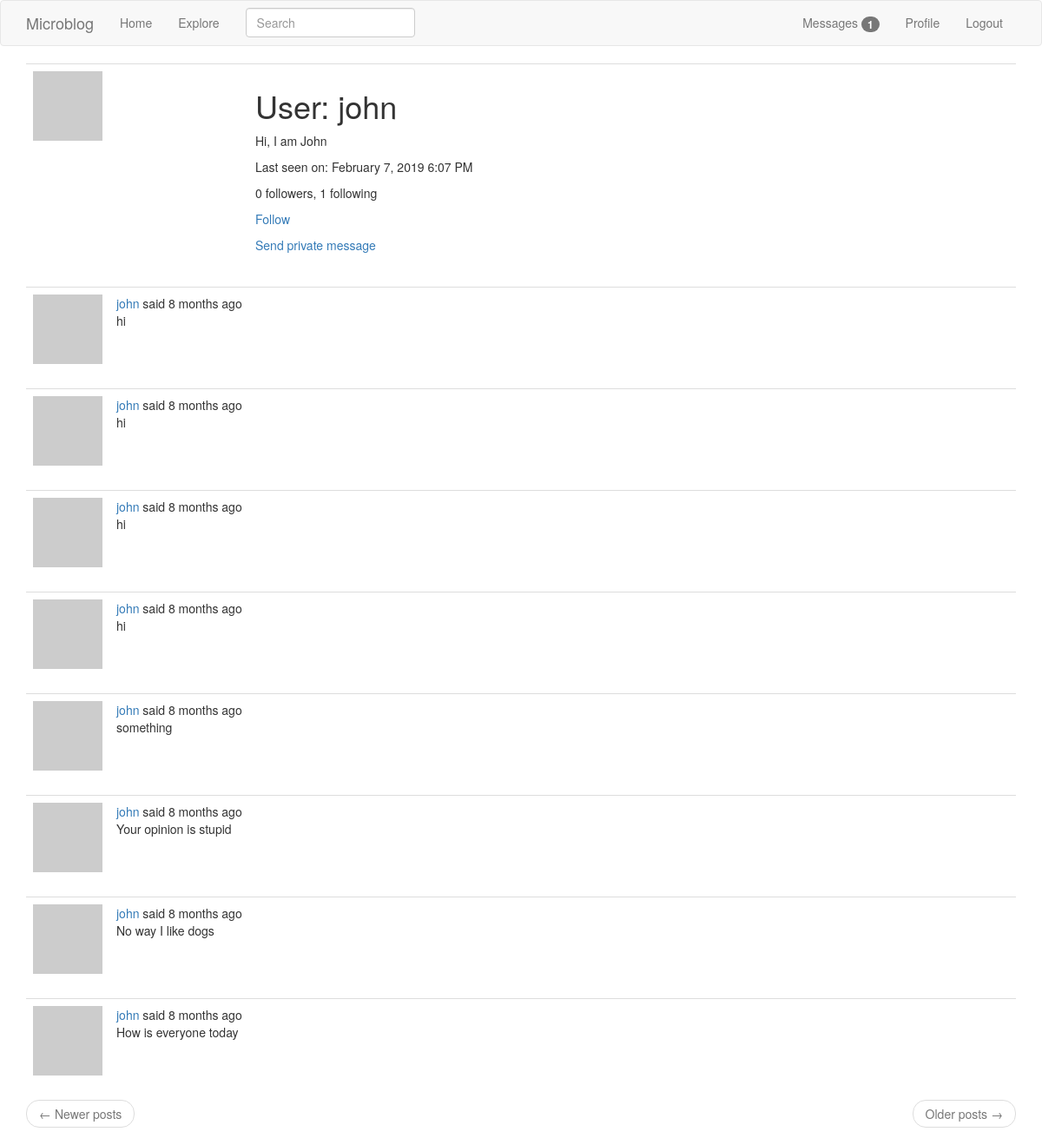
/user/john (signed in), run on the app's committed database.
### app/models.py (models this page shows, shortened)
class PaginatedAPIMixin(object):
    @staticmethod
    def to_collection_dict(query, page, per_page, endpoint, **kwargs):
        resources = query.paginate(page, per_page, False)
        data = {
            'items': [item.to_dict() for item in resources.items],
            '_meta': {
                'page': page,
                'per_page': per_page,
                'total_page': resources.pages,
                'total_items': resources.total
            },
            '_links': {
                'self': url_for(endpoint, page=page, per_page=per_page,
                                **kwargs),
                'next': url_for(endpoint, page=page + 1, per_page=per_page,
                                **kwargs) if resources.has_next else None,
                'prev': url_for(endpoint, page=page - 1, per_page=per_page,
                                **kwargs) if resources.has_prev else None
            }
        }
        return data

class User(PaginatedAPIMixin, UserMixin, db.Model):
    id = db.Column(db.Integer, primary_key=True)
    username = db.Column(db.String(64), index=True, unique=True)
    email = db.Column(db.String(120), index=True, unique=True)
    password_hash = db.Column(db.String(128))
    posts = db.relationship('Post', backref='author', lazy='dynamic')
    about_me = db.Column(db.String(140))
    last_seen = db.Column(db.DateTime, default=datetime.utcnow)
    followed = db.relationship(
        'User', secondary=followers,
        primaryjoin=(followers.c.follower_id == id),
        secondaryjoin=(followers.c.followed_id == id),
        backref=db.backref('followers', lazy='dynamic'), lazy='dynamic')
    messages_sent = db.relationship('Message', foreign_keys='Message.sender_id',
                                    backref='author', lazy='dynamic')
    messages_received = db.relationship('Message',
                                        foreign_keys='Message.recipient_id',
                                        backref='recipient', lazy='dynamic')
    last_message_read_time = db.Column(db.DateTime)
    notifications = db.relationship('Notification', backref='user',
                                    lazy='dynamic')
    tasks = db.relationship('Task', backref='user', lazy='dynamic')
    token = db.Column(db.String(32), index=True, unique=True)
    token_expiration = db.Column(db.DateTime)
    def avatar(self, size):
        digest = md5(self.email.lower().encode('utf-8')).hexdigest()
        return 'https://www.gravatar.com/avatar/{}?d=identicon&s={}'.format(
            digest, size)
    def is_following(self, user):
        return self.followed.filter(
            followers.c.followed_id == user.id).count() > 0
    def new_messages(self):
        last_read_time = self.last_message_read_time or datetime(1900, 1, 1)
        return Message.query.filter_by(recipient=self).filter(
            Message.timestamp > last_read_time).count()

class SearchableMixin(object):
    @classmethod
    def before_commit(cls, session):
        session._changes = {
            'add': list(session.new),
            'update': list(session.dirty),
            'delete': list(session.deleted)
        }
    @classmethod
    def after_commit(cls, session):
        for obj in session._changes['add']:
            if isinstance(obj, SearchableMixin):
                add_to_index(obj.__tablename__, obj)
        for obj in session._changes['update']:
            if isinstance(obj, SearchableMixin):
                add_to_index(obj.__tablename__, obj)
        for obj in session._changes['delete']:
            if isinstance(obj, SearchableMixin):
                remove_from_index(obj.__tablename__, obj)

class Post(SearchableMixin, db.Model):
    __searchable__ = ['body']
    id = db.Column(db.Integer, primary_key=True)
    body = db.Column(db.String(140))
    timestamp = db.Column(db.DateTime, index=True, default=datetime.utcnow)
    user_id = db.Column(db.Integer, db.ForeignKey('user.id'))
    language = db.Column(db.String(5))

### app/main/routes.py (the view)
@bp.route('/user/<username>')
@login_required
def user(username):
    user = User.query.filter_by(username=username).first_or_404()
    page = request.args.get('page', 1, type=int)
    posts = user.posts.order_by(Post.timestamp.desc()).paginate(
        page, current_app.config['POSTS_PER_PAGE'], False)
    next_url = url_for('main.user', username=user.username, page=posts.next_num) \
        if posts.has_next else None
    prev_url = url_for('main.user', username=user.username, page=posts.prev_num) \
        if posts.has_prev else None
    return render_template('user.html', user=user, posts=posts.items,
                           next_url=next_url, prev_url=prev_url)

### app/main/forms.py (shortened to what this page needs)
class SearchForm(FlaskForm):
    q = StringField(_l('Search'), validators=[DataRequired()])

### app/main/routes.py (called while the page is built)
@bp.before_request
def before_request():
    if current_user.is_authenticated:
        current_user.last_seen = datetime.utcnow()
        db.session.commit()
        g.search_form = SearchForm()
    g.locale = str(get_locale())

### app/models.py (called while the page is built)
@login.user_loader
def load_user(id):
    return User.query.get(int(id))

### app/templates/user.html
{% extends "base.html" %}
{% block app_content %}
    <table class="table table-hover">
        <tr>
            <td width="256px"><img src="{{ user.avatar(256) }}"></td>
            <td>
                <h1>{{ _('User') }}: {{ user.username }}</h1>
                {% if user.about_me %}<p>{{ user.about_me }}</p>{% endif %}
                {% if user.last_seen %}
                <p>{{ _('Last seen on') }}: {{ moment(user.last_seen).format('LLL') }}</p>
                {% endif %}
                <p>{{ _('%(count)d followers', count=user.followers.count()) }}, {{ _('%(count)d following', count=user.followed.count()) }}</p>
                {% if user == current_user %}
                <p>
                    <a href="{{ url_for('main.edit_profile') }}">
                        {{ _('Edit your profile') }}
                    </a>
                </p>
                {% if not current_user.get_task_in_progress('export_posts') %}
                <p>
                    <a href="{{ url_for('main.export_posts') }}">
                        {{ _('Export your posts') }}
                    </a>
                </p>
                {% endif %}
                {% elif not current_user.is_following(user) %}
                <p><a href="{{ url_for('main.follow', username=user.username) }}">{{ _('Follow') }}</a></p>
                {% else %}
                <p><a href="{{ url_for('main.unfollow', username=user.username) }}">{{ _('Unfollow') }}</a></p>
                {% endif %}
                {% if user != current_user %}
                <p>
                    <a href="{{ url_for('main.send_message', recipient=user.username) }}">
                        {{ _('Send private message') }}
                    </a>
                </p>
                {% endif %}
            </td>
        </tr>
    </table>
    {% for post in posts %}
        {% include '_post.html' %}
    {% endfor %}
    <nav aria-label="...">
        <ul class="pager">
            <li class="previous{% if not prev_url %} disabled{% endif %}">
                <a href="{{ prev_url or '#' }}">
                    <span aria-hidden="true">&larr;</span> {{ _('Newer posts') }}
                </a>
            </li>
            <li class="next{% if not next_url %} disabled{% endif %}">
                <a href="{{ next_url or '#' }}">
                    {{ _('Older posts') }} <span aria-hidden="true">&rarr;</span>
                </a>
            </li>
        </ul>
    </nav>
{% endblock %}

### app/templates/_post.html (shortened to what this page needs)
<table class="table table-hover">
    <tr>
        <td width="70px">
            <a href="{{ url_for('main.user', username=post.author.username) }}">
                <img src="{{ post.author.avatar(70) }}" />
            </a>
        </td>
        <td>
            {{ _('%(username)s said %(when)s',
                username=user_link, when=moment(post.timestamp).fromNow()) }}
            <br>
            <span id="post{{ post.id }}">{{ post.body }}</span>
        </td>
    </tr>
</table>

### data on the page
User: username "john", about_me "Hi, I am John", last_seen "February 7, 2019 6:07 PM"
Post: body "hi"
Post: body "hi"
Post: body "hi"
Post: body "hi"
Post: body "something"
Post: body "Your opinion is stupid"
Post: body "No way I like dogs"
Post: body "How is everyone today"

### other printed values
{{ new_messages }} "1"
